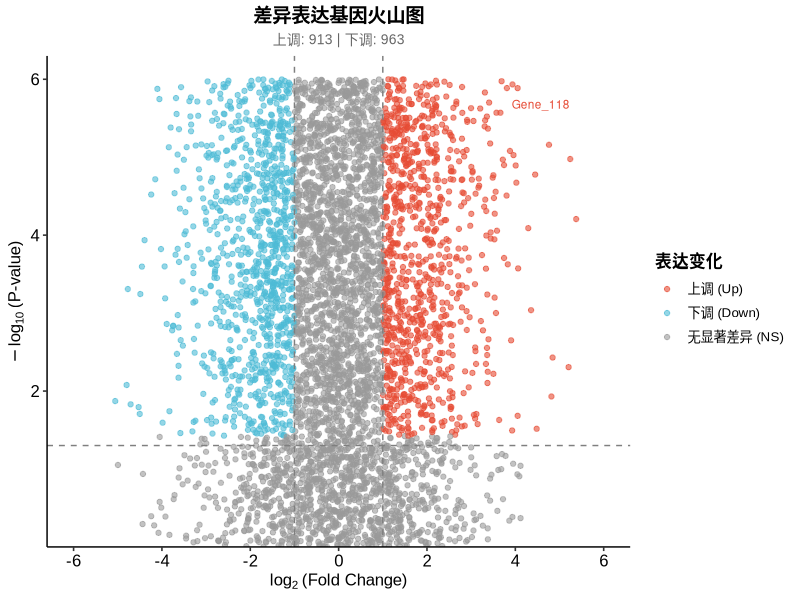
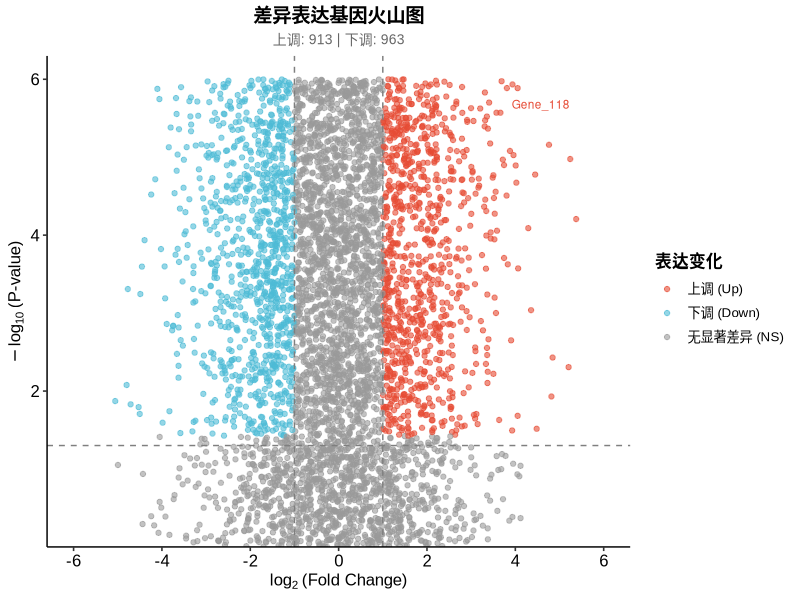
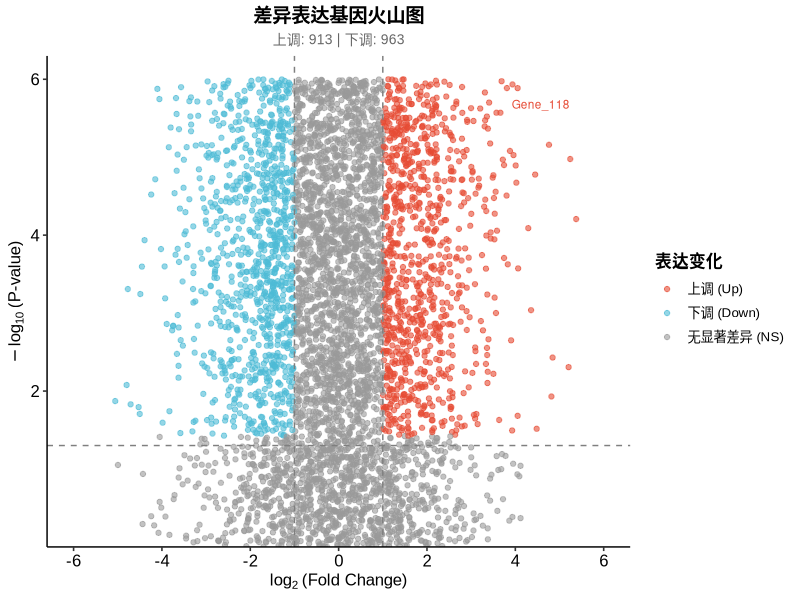
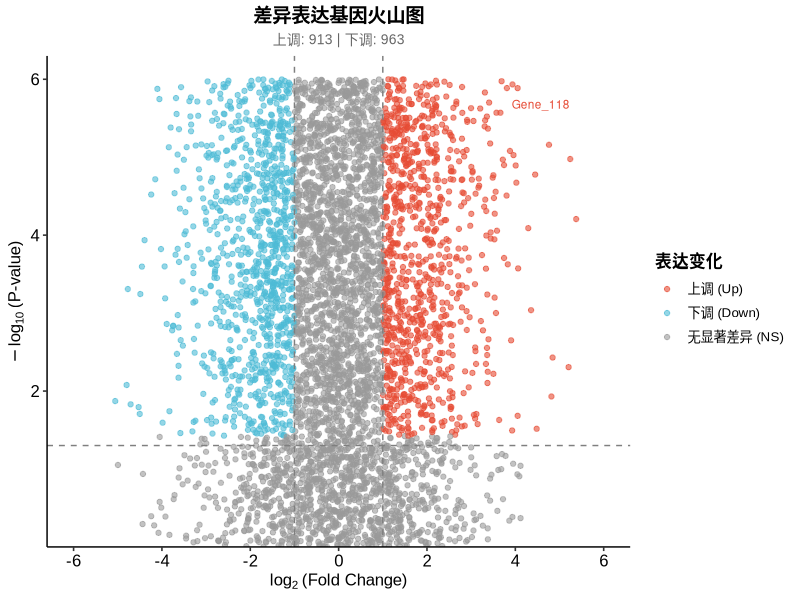
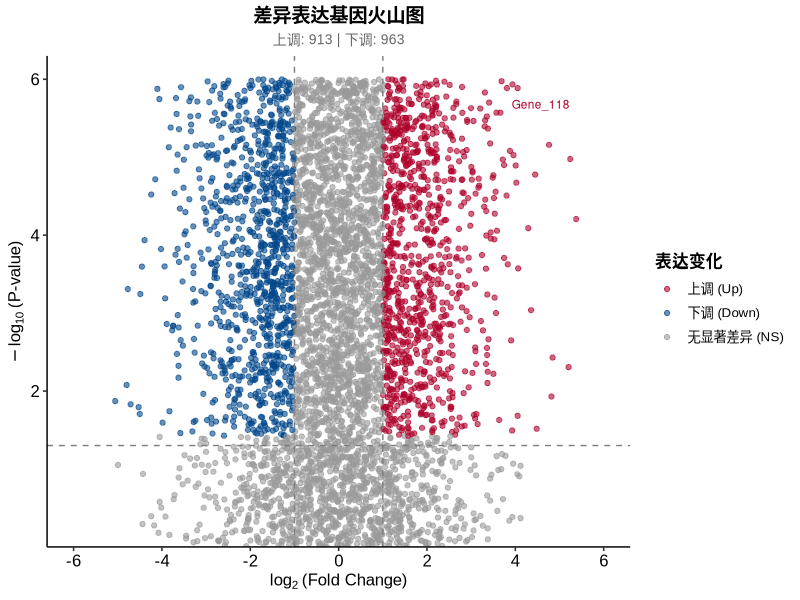
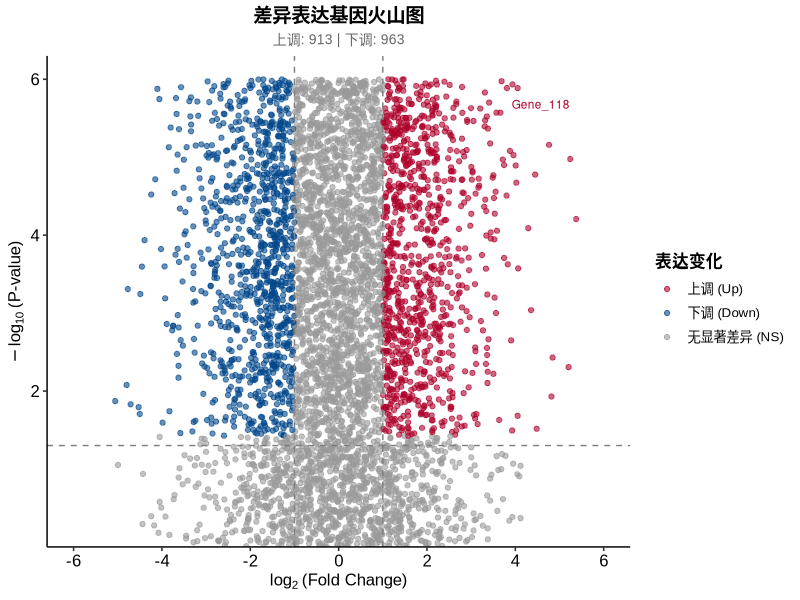
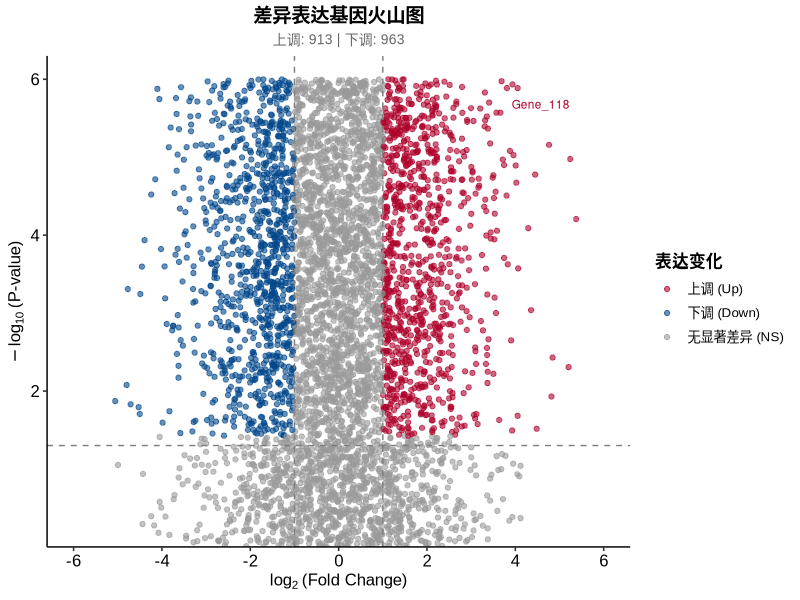
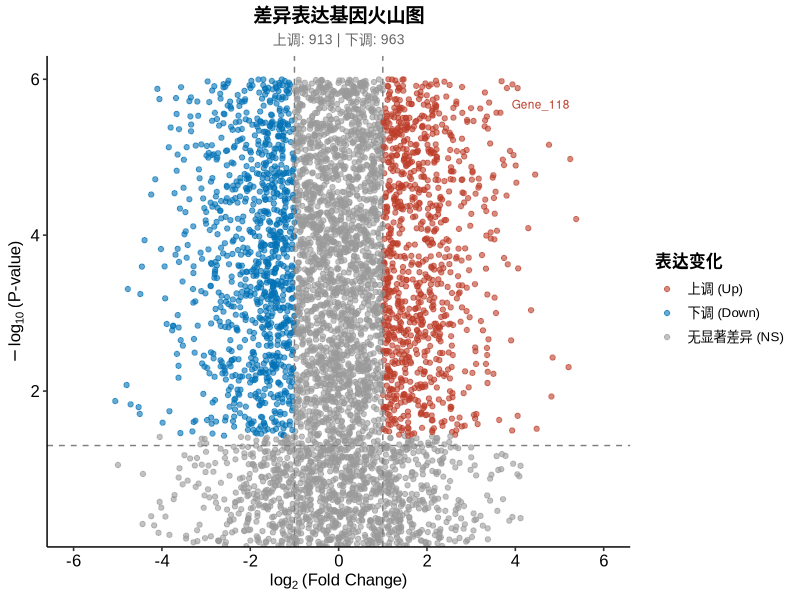

These figures' R source, in order:
# ============================================================
# BioViz Pro - 火山图 (Volcano Plot) 模板
# 
# 用途：展示差异表达基因分析结果
# 输入：差异表达分析结果（log2FoldChange, pvalue/padj）
# 输出：发表级火山图 (SVG/PNG/PDF)
# 
# 作者：BioViz Pro
# 更新日期：2024
# ============================================================

# ====================
# 1. 加载必要的包
# ====================
library(ggplot2)
library(ggsci)
library(ggpubr)
library(ggrepel)
library(svglite)
library(dplyr)

# ====================
# 2. 发表级图形保存函数
# ====================
save_publication_figure <- function(plot_obj, 
                                     filename, 
                                     width = 7, 
                                     height = 6, 
                                     dpi = 300,
                                     output_dir = "figures") {
  if (!dir.exists(output_dir)) dir.create(output_dir, recursive = TRUE)
  
  # SVG 矢量图
  ggsave(file.path(output_dir, paste0(filename, ".svg")),
         plot_obj, width = width, height = height, device = svglite::svglite)
  
  # 高分辨率 PNG
  ggsave(file.path(output_dir, paste0(filename, ".png")),
         plot_obj, width = width, height = height, dpi = dpi, bg = "white")
  
  # PDF 矢量图
  ggsave(file.path(output_dir, paste0(filename, ".pdf")),
         plot_obj, width = width, height = height, device = cairo_pdf)
  
  message(paste0("✅ 图形已保存: ", output_dir, "/", filename))
}

# ====================
# 3. 模拟示例数据（实际使用时替换为您的DESeq2/edgeR结果）
# ====================
set.seed(42)
n_genes <- 5000

# 创建模拟差异表达数据
deg_data <- data.frame(
  gene_id = paste0("Gene_", 1:n_genes),
  gene_name = paste0("Gene_", 1:n_genes),
  log2FoldChange = rnorm(n_genes, mean = 0, sd = 1.5),
  pvalue = 10^(-runif(n_genes, 0, 6)),
  baseMean = runif(n_genes, 10, 10000)
)

# 计算校正后的p值
deg_data$padj <- p.adjust(deg_data$pvalue, method = "BH")

# ====================
# 4. 数据预处理
# ====================
# 定义差异表达阈值
log2FC_cutoff <- 1       # log2FoldChange 阈值
padj_cutoff <- 0.05      # 校正后p值阈值

# 添加差异表达分类标签
deg_data <- deg_data %>%
  mutate(
    regulation = case_when(
      log2FoldChange >= log2FC_cutoff & padj < padj_cutoff ~ "上调 (Up)",
      log2FoldChange <= -log2FC_cutoff & padj < padj_cutoff ~ "下调 (Down)",
      TRUE ~ "无显著差异 (NS)"
    ),
    # 设置因子水平顺序（控制图例顺序和颜色分配）
    regulation = factor(regulation, 
                        levels = c("上调 (Up)", "下调 (Down)", "无显著差异 (NS)"))
  )

# 统计各类别基因数量
reg_summary <- deg_data %>% count(regulation)
print(reg_summary)

# ====================
# 5. 标记重要基因（可选）
# ====================
# 选择最显著的上调和下调基因进行标注
top_genes <- deg_data %>%
  filter(regulation != "无显著差异 (NS)") %>%
  group_by(regulation) %>%
  slice_min(order_by = padj, n = 5) %>%
  ungroup()

# ====================
# 6. 绑制火山图 - Nature 风格
# ====================
volcano_npg <- ggplot(deg_data, aes(x = log2FoldChange, 
                                     y = -log10(pvalue), 
                                     color = regulation)) +
  # 绑制散点
  geom_point(alpha = 0.6, size = 1.5) +
  
  # 添加阈值线
  geom_vline(xintercept = c(-log2FC_cutoff, log2FC_cutoff), 
             linetype = "dashed", color = "grey50", linewidth = 0.5) +
  geom_hline(yintercept = -log10(padj_cutoff), 
             linetype = "dashed", color = "grey50", linewidth = 0.5) +
  
  # 使用 Nature 配色方案
  scale_color_manual(values = c("上调 (Up)" = "#E64B35FF",      # NPG红色
                                 "下调 (Down)" = "#4DBBD5FF",    # NPG蓝色
                                 "无显著差异 (NS)" = "#999999")) +
  
  # 标注重要基因
  geom_text_repel(
    data = top_genes,
    aes(label = gene_name),
    size = 3,
    max.overlaps = 20,
    box.padding = 0.5,
    point.padding = 0.3,
    segment.color = "grey50",
    show.legend = FALSE
  ) +
  
  # 添加标题和轴标签
  labs(
    title = "差异表达基因火山图",
    subtitle = paste0("上调: ", reg_summary$n[reg_summary$regulation == "上调 (Up)"],
                      " | 下调: ", reg_summary$n[reg_summary$regulation == "下调 (Down)"]),
    x = expression(log[2]~"(Fold Change)"),
    y = expression(-log[10]~"(P-value)"),
    color = "表达变化"
  ) +
  
  # 发表级主题设置
  theme_pubr(base_size = 12, base_family = "Arial") +
  theme(
    plot.title = element_text(hjust = 0.5, face = "bold", size = 14),
    plot.subtitle = element_text(hjust = 0.5, size = 10, color = "grey40"),
    legend.position = "right",
    legend.title = element_text(face = "bold"),
    axis.title = element_text(face = "bold"),
    panel.grid.minor = element_blank()
  ) +
  
  # 设置坐标轴范围
  scale_x_continuous(limits = c(-6, 6), breaks = seq(-6, 6, 2)) +
  scale_y_continuous(expand = expansion(mult = c(0, 0.05)))

# 显示图形
print(volcano_npg)

# ====================
# 7. 保存发表级图形
# ====================
save_publication_figure(volcano_npg, "volcano_plot_NPG", width = 7, height = 6)

# ====================
# 8. 其他期刊配色变体
# ====================

# Lancet 风格火山图
volcano_lancet <- volcano_npg +
  scale_color_manual(values = c("上调 (Up)" = "#AD002AFF",      # Lancet红色
                                 "下调 (Down)" = "#00468BFF",    # Lancet蓝色
                                 "无显著差异 (NS)" = "#999999"))
save_publication_figure(volcano_lancet, "volcano_plot_Lancet", width = 7, height = 6)

# NEJM 风格火山图
volcano_nejm <- volcano_npg +
  scale_color_manual(values = c("上调 (Up)" = "#BC3C29FF",      # NEJM红色
                                 "下调 (Down)" = "#0072B5FF",    # NEJM蓝色
                                 "无显著差异 (NS)" = "#999999"))
save_publication_figure(volcano_nejm, "volcano_plot_NEJM", width = 7, height = 6)

# JAMA 风格火山图
volcano_jama <- volcano_npg +
  scale_color_manual(values = c("上调 (Up)" = "#DF8F44FF",      # JAMA橙色
                                 "下调 (Down)" = "#374E55FF",    # JAMA蓝灰
                                 "无显著差异 (NS)" = "#999999"))
save_publication_figure(volcano_jama, "volcano_plot_JAMA", width = 7, height = 6)

# ====================
# 9. 使用说明
# ====================
# 使用您自己的数据时：
# 1. 将 deg_data 替换为您的 DESeq2/edgeR/limma 分析结果
# 2. 确保数据框包含：gene_id, log2FoldChange, pvalue (或 padj)
# 3. 根据需要调整 log2FC_cutoff 和 padj_cutoff 阈值
# 4. 选择合适的期刊配色方案
# 5. 运行脚本即可生成 SVG/PNG/PDF 三种格式的图形

message("
╔════════════════════════════════════════════════════════════╗
║  火山图绑制完成！                                          ║
║  输出文件位于 figures/ 目录：                              ║
║  - volcano_plot_NPG.svg/png/pdf (Nature 风格)              ║
║  - volcano_plot_Lancet.svg/png/pdf (Lancet 风格)           ║
║  - volcano_plot_NEJM.svg/png/pdf (NEJM 风格)               ║
║  - volcano_plot_JAMA.svg/png/pdf (JAMA 风格)               ║
╚════════════════════════════════════════════════════════════╝
")
